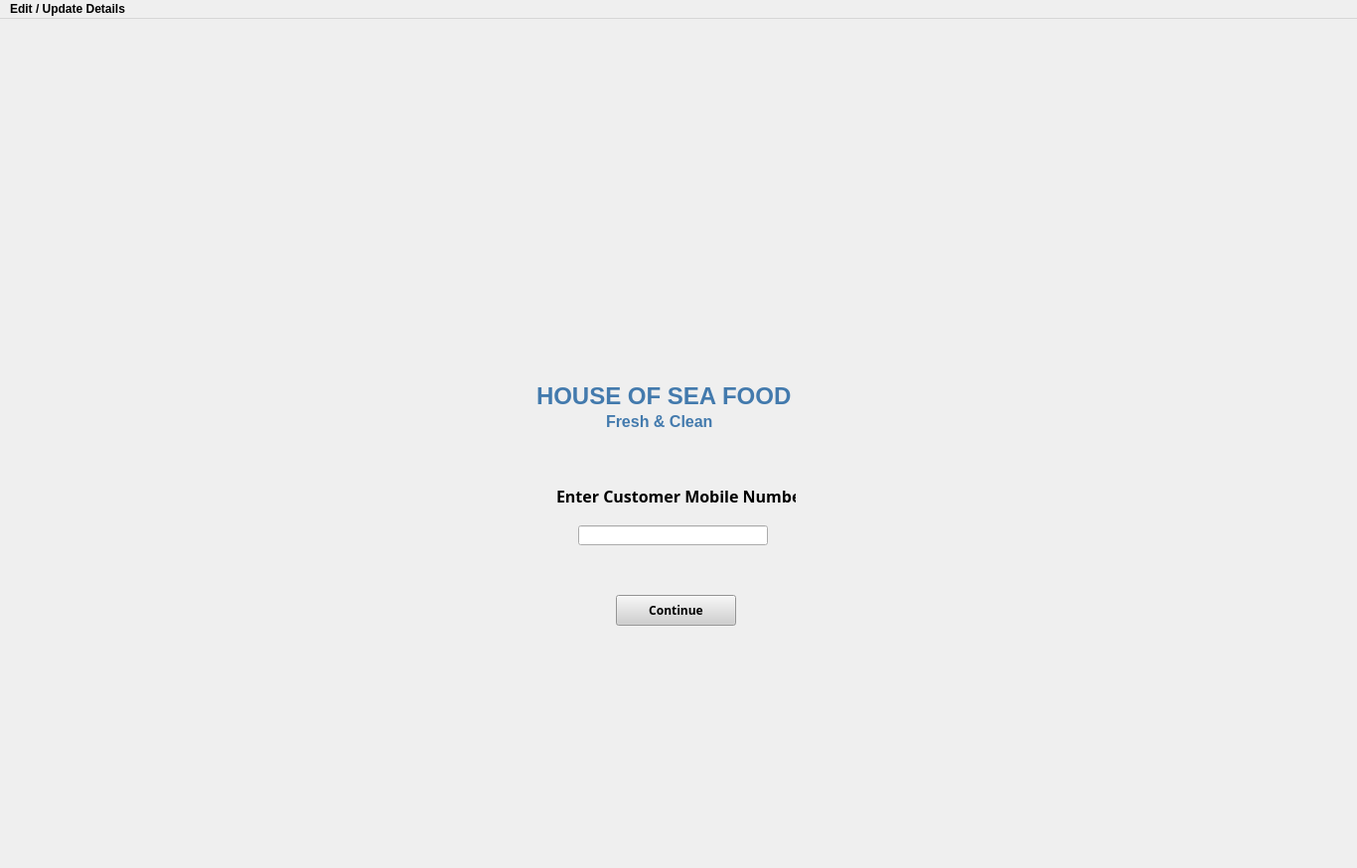
<?xml version="1.0" encoding="UTF-8"?>
<ui version="4.0">
 <class>mainwin</class>
 <widget class="QMainWindow" name="mainwin">
  <property name="enabled">
   <bool>true</bool>
  </property>
  <property name="geometry">
   <rect>
    <x>0</x>
    <y>0</y>
    <width>1366</width>
    <height>874</height>
   </rect>
  </property>
  <property name="font">
   <font>
    <family>Arial Rounded MT Bold</family>
   </font>
  </property>
  <property name="mouseTracking">
   <bool>false</bool>
  </property>
  <property name="focusPolicy">
   <enum>Qt::NoFocus</enum>
  </property>
  <property name="windowTitle">
   <string>MainWindow</string>
  </property>
  <property name="tabShape">
   <enum>QTabWidget::Rounded</enum>
  </property>
  <widget class="QWidget" name="centralwidget">
   <widget class="QLabel" name="labelm1">
    <property name="geometry">
     <rect>
      <x>580</x>
      <y>10</y>
      <width>91</width>
      <height>91</height>
     </rect>
    </property>
    <property name="font">
     <font>
      <family>Times New Roman</family>
      <pointsize>20</pointsize>
      <weight>75</weight>
      <italic>true</italic>
      <bold>true</bold>
     </font>
    </property>
    <property name="text">
     <string/>
    </property>
    <property name="pixmap">
     <pixmap>kanaksmall.png</pixmap>
    </property>
    <property name="alignment">
     <set>Qt::AlignCenter</set>
    </property>
   </widget>
   <widget class="QLabel" name="labelm2">
    <property name="geometry">
     <rect>
      <x>580</x>
      <y>130</y>
      <width>181</width>
      <height>221</height>
     </rect>
    </property>
    <property name="font">
     <font>
      <family>AR JULIAN</family>
      <pointsize>10</pointsize>
     </font>
    </property>
    <property name="text">
     <string/>
    </property>
    <property name="pixmap">
     <pixmap>custWebp.net-resizeimage.png</pixmap>
    </property>
   </widget>
   <widget class="QLabel" name="labelm3">
    <property name="geometry">
     <rect>
      <x>20</x>
      <y>20</y>
      <width>181</width>
      <height>61</height>
     </rect>
    </property>
    <property name="font">
     <font>
      <family>Arial</family>
      <pointsize>9</pointsize>
      <weight>75</weight>
      <bold>true</bold>
     </font>
    </property>
    <property name="cursor">
     <cursorShape>PointingHandCursor</cursorShape>
    </property>
    <property name="text">
     <string/>
    </property>
    <property name="pixmap">
     <pixmap>logo.png</pixmap>
    </property>
   </widget>
   <widget class="QPushButton" name="getstartedb">
    <property name="geometry">
     <rect>
      <x>620</x>
      <y>580</y>
      <width>121</width>
      <height>31</height>
     </rect>
    </property>
    <property name="palette">
     <palette>
      <active>
       <colorrole role="WindowText">
        <brush brushstyle="SolidPattern">
         <color alpha="255">
          <red>0</red>
          <green>0</green>
          <blue>0</blue>
         </color>
        </brush>
       </colorrole>
       <colorrole role="Button">
        <brush brushstyle="SolidPattern">
         <color alpha="255">
          <red>207</red>
          <green>207</green>
          <blue>207</blue>
         </color>
        </brush>
       </colorrole>
       <colorrole role="Light">
        <brush brushstyle="SolidPattern">
         <color alpha="255">
          <red>255</red>
          <green>255</green>
          <blue>255</blue>
         </color>
        </brush>
       </colorrole>
       <colorrole role="Midlight">
        <brush brushstyle="SolidPattern">
         <color alpha="255">
          <red>231</red>
          <green>231</green>
          <blue>231</blue>
         </color>
        </brush>
       </colorrole>
       <colorrole role="Dark">
        <brush brushstyle="SolidPattern">
         <color alpha="255">
          <red>103</red>
          <green>103</green>
          <blue>103</blue>
         </color>
        </brush>
       </colorrole>
       <colorrole role="Mid">
        <brush brushstyle="SolidPattern">
         <color alpha="255">
          <red>138</red>
          <green>138</green>
          <blue>138</blue>
         </color>
        </brush>
       </colorrole>
       <colorrole role="Text">
        <brush brushstyle="SolidPattern">
         <color alpha="255">
          <red>0</red>
          <green>0</green>
          <blue>0</blue>
         </color>
        </brush>
       </colorrole>
       <colorrole role="BrightText">
        <brush brushstyle="SolidPattern">
         <color alpha="255">
          <red>255</red>
          <green>255</green>
          <blue>255</blue>
         </color>
        </brush>
       </colorrole>
       <colorrole role="ButtonText">
        <brush brushstyle="SolidPattern">
         <color alpha="255">
          <red>0</red>
          <green>0</green>
          <blue>0</blue>
         </color>
        </brush>
       </colorrole>
       <colorrole role="Base">
        <brush brushstyle="SolidPattern">
         <color alpha="255">
          <red>255</red>
          <green>255</green>
          <blue>255</blue>
         </color>
        </brush>
       </colorrole>
       <colorrole role="Window">
        <brush brushstyle="SolidPattern">
         <color alpha="255">
          <red>207</red>
          <green>207</green>
          <blue>207</blue>
         </color>
        </brush>
       </colorrole>
       <colorrole role="Shadow">
        <brush brushstyle="SolidPattern">
         <color alpha="255">
          <red>0</red>
          <green>0</green>
          <blue>0</blue>
         </color>
        </brush>
       </colorrole>
       <colorrole role="AlternateBase">
        <brush brushstyle="SolidPattern">
         <color alpha="255">
          <red>231</red>
          <green>231</green>
          <blue>231</blue>
         </color>
        </brush>
       </colorrole>
       <colorrole role="ToolTipBase">
        <brush brushstyle="SolidPattern">
         <color alpha="255">
          <red>255</red>
          <green>255</green>
          <blue>220</blue>
         </color>
        </brush>
       </colorrole>
       <colorrole role="ToolTipText">
        <brush brushstyle="SolidPattern">
         <color alpha="255">
          <red>0</red>
          <green>0</green>
          <blue>0</blue>
         </color>
        </brush>
       </colorrole>
      </active>
      <inactive>
       <colorrole role="WindowText">
        <brush brushstyle="SolidPattern">
         <color alpha="255">
          <red>0</red>
          <green>0</green>
          <blue>0</blue>
         </color>
        </brush>
       </colorrole>
       <colorrole role="Button">
        <brush brushstyle="SolidPattern">
         <color alpha="255">
          <red>207</red>
          <green>207</green>
          <blue>207</blue>
         </color>
        </brush>
       </colorrole>
       <colorrole role="Light">
        <brush brushstyle="SolidPattern">
         <color alpha="255">
          <red>255</red>
          <green>255</green>
          <blue>255</blue>
         </color>
        </brush>
       </colorrole>
       <colorrole role="Midlight">
        <brush brushstyle="SolidPattern">
         <color alpha="255">
          <red>231</red>
          <green>231</green>
          <blue>231</blue>
         </color>
        </brush>
       </colorrole>
       <colorrole role="Dark">
        <brush brushstyle="SolidPattern">
         <color alpha="255">
          <red>103</red>
          <green>103</green>
          <blue>103</blue>
         </color>
        </brush>
       </colorrole>
       <colorrole role="Mid">
        <brush brushstyle="SolidPattern">
         <color alpha="255">
          <red>138</red>
          <green>138</green>
          <blue>138</blue>
         </color>
        </brush>
       </colorrole>
       <colorrole role="Text">
        <brush brushstyle="SolidPattern">
         <color alpha="255">
          <red>0</red>
          <green>0</green>
          <blue>0</blue>
         </color>
        </brush>
       </colorrole>
       <colorrole role="BrightText">
        <brush brushstyle="SolidPattern">
         <color alpha="255">
          <red>255</red>
          <green>255</green>
          <blue>255</blue>
         </color>
        </brush>
       </colorrole>
       <colorrole role="ButtonText">
        <brush brushstyle="SolidPattern">
         <color alpha="255">
          <red>0</red>
          <green>0</green>
          <blue>0</blue>
         </color>
        </brush>
       </colorrole>
       <colorrole role="Base">
        <brush brushstyle="SolidPattern">
         <color alpha="255">
          <red>255</red>
          <green>255</green>
          <blue>255</blue>
         </color>
        </brush>
       </colorrole>
       <colorrole role="Window">
        <brush brushstyle="SolidPattern">
         <color alpha="255">
          <red>207</red>
          <green>207</green>
          <blue>207</blue>
         </color>
        </brush>
       </colorrole>
       <colorrole role="Shadow">
        <brush brushstyle="SolidPattern">
         <color alpha="255">
          <red>0</red>
          <green>0</green>
          <blue>0</blue>
         </color>
        </brush>
       </colorrole>
       <colorrole role="AlternateBase">
        <brush brushstyle="SolidPattern">
         <color alpha="255">
          <red>231</red>
          <green>231</green>
          <blue>231</blue>
         </color>
        </brush>
       </colorrole>
       <colorrole role="ToolTipBase">
        <brush brushstyle="SolidPattern">
         <color alpha="255">
          <red>255</red>
          <green>255</green>
          <blue>220</blue>
         </color>
        </brush>
       </colorrole>
       <colorrole role="ToolTipText">
        <brush brushstyle="SolidPattern">
         <color alpha="255">
          <red>0</red>
          <green>0</green>
          <blue>0</blue>
         </color>
        </brush>
       </colorrole>
      </inactive>
      <disabled>
       <colorrole role="WindowText">
        <brush brushstyle="SolidPattern">
         <color alpha="255">
          <red>103</red>
          <green>103</green>
          <blue>103</blue>
         </color>
        </brush>
       </colorrole>
       <colorrole role="Button">
        <brush brushstyle="SolidPattern">
         <color alpha="255">
          <red>207</red>
          <green>207</green>
          <blue>207</blue>
         </color>
        </brush>
       </colorrole>
       <colorrole role="Light">
        <brush brushstyle="SolidPattern">
         <color alpha="255">
          <red>255</red>
          <green>255</green>
          <blue>255</blue>
         </color>
        </brush>
       </colorrole>
       <colorrole role="Midlight">
        <brush brushstyle="SolidPattern">
         <color alpha="255">
          <red>231</red>
          <green>231</green>
          <blue>231</blue>
         </color>
        </brush>
       </colorrole>
       <colorrole role="Dark">
        <brush brushstyle="SolidPattern">
         <color alpha="255">
          <red>103</red>
          <green>103</green>
          <blue>103</blue>
         </color>
        </brush>
       </colorrole>
       <colorrole role="Mid">
        <brush brushstyle="SolidPattern">
         <color alpha="255">
          <red>138</red>
          <green>138</green>
          <blue>138</blue>
         </color>
        </brush>
       </colorrole>
       <colorrole role="Text">
        <brush brushstyle="SolidPattern">
         <color alpha="255">
          <red>103</red>
          <green>103</green>
          <blue>103</blue>
         </color>
        </brush>
       </colorrole>
       <colorrole role="BrightText">
        <brush brushstyle="SolidPattern">
         <color alpha="255">
          <red>255</red>
          <green>255</green>
          <blue>255</blue>
         </color>
        </brush>
       </colorrole>
       <colorrole role="ButtonText">
        <brush brushstyle="SolidPattern">
         <color alpha="255">
          <red>103</red>
          <green>103</green>
          <blue>103</blue>
         </color>
        </brush>
       </colorrole>
       <colorrole role="Base">
        <brush brushstyle="SolidPattern">
         <color alpha="255">
          <red>207</red>
          <green>207</green>
          <blue>207</blue>
         </color>
        </brush>
       </colorrole>
       <colorrole role="Window">
        <brush brushstyle="SolidPattern">
         <color alpha="255">
          <red>207</red>
          <green>207</green>
          <blue>207</blue>
         </color>
        </brush>
       </colorrole>
       <colorrole role="Shadow">
        <brush brushstyle="SolidPattern">
         <color alpha="255">
          <red>0</red>
          <green>0</green>
          <blue>0</blue>
         </color>
        </brush>
       </colorrole>
       <colorrole role="AlternateBase">
        <brush brushstyle="SolidPattern">
         <color alpha="255">
          <red>207</red>
          <green>207</green>
          <blue>207</blue>
         </color>
        </brush>
       </colorrole>
       <colorrole role="ToolTipBase">
        <brush brushstyle="SolidPattern">
         <color alpha="255">
          <red>255</red>
          <green>255</green>
          <blue>220</blue>
         </color>
        </brush>
       </colorrole>
       <colorrole role="ToolTipText">
        <brush brushstyle="SolidPattern">
         <color alpha="255">
          <red>0</red>
          <green>0</green>
          <blue>0</blue>
         </color>
        </brush>
       </colorrole>
      </disabled>
     </palette>
    </property>
    <property name="font">
     <font>
      <family>Arial Black</family>
      <weight>75</weight>
      <bold>true</bold>
     </font>
    </property>
    <property name="cursor">
     <cursorShape>PointingHandCursor</cursorShape>
    </property>
    <property name="text">
     <string>Continue</string>
    </property>
    <property name="autoDefault">
     <bool>false</bool>
    </property>
    <property name="default">
     <bool>false</bool>
    </property>
    <property name="flat">
     <bool>false</bool>
    </property>
   </widget>
   <widget class="QLabel" name="label">
    <property name="geometry">
     <rect>
      <x>540</x>
      <y>360</y>
      <width>261</width>
      <height>41</height>
     </rect>
    </property>
    <property name="font">
     <font>
      <family>Arial</family>
      <pointsize>16</pointsize>
      <weight>75</weight>
      <bold>true</bold>
     </font>
    </property>
    <property name="text">
     <string>&lt;html&gt;&lt;head/&gt;&lt;body&gt;&lt;p&gt;&lt;span style=&quot; font-size:18pt; color:#437aad;&quot;&gt;HOUSE OF SEA FOOD&lt;/span&gt;&lt;/p&gt;&lt;/body&gt;&lt;/html&gt;</string>
    </property>
   </widget>
   <widget class="QLabel" name="label_2">
    <property name="geometry">
     <rect>
      <x>610</x>
      <y>390</y>
      <width>111</width>
      <height>31</height>
     </rect>
    </property>
    <property name="font">
     <font>
      <family>Arial</family>
      <pointsize>14</pointsize>
      <weight>75</weight>
      <bold>true</bold>
     </font>
    </property>
    <property name="text">
     <string>&lt;html&gt;&lt;head/&gt;&lt;body&gt;&lt;p&gt;&lt;span style=&quot; font-size:12pt; color:#437aad;&quot;&gt;Fresh &amp;amp; Clean&lt;/span&gt;&lt;/p&gt;&lt;/body&gt;&lt;/html&gt;</string>
    </property>
   </widget>
   <widget class="QLabel" name="label_3">
    <property name="geometry">
     <rect>
      <x>560</x>
      <y>460</y>
      <width>241</width>
      <height>41</height>
     </rect>
    </property>
    <property name="font">
     <font>
      <family>Trebuchet MS</family>
      <pointsize>14</pointsize>
      <weight>75</weight>
      <italic>false</italic>
      <bold>true</bold>
     </font>
    </property>
    <property name="text">
     <string>&lt;html&gt;&lt;head/&gt;&lt;body&gt;&lt;p&gt;&lt;span style=&quot; font-size:12pt;&quot;&gt;Enter Customer Mobile Number&lt;/span&gt;&lt;/p&gt;&lt;/body&gt;&lt;/html&gt;</string>
    </property>
   </widget>
   <widget class="QLineEdit" name="custmobile">
    <property name="geometry">
     <rect>
      <x>582</x>
      <y>510</y>
      <width>191</width>
      <height>20</height>
     </rect>
    </property>
    <property name="focusPolicy">
     <enum>Qt::StrongFocus</enum>
    </property>
    <property name="text">
     <string/>
    </property>
   </widget>
   <widget class="QLabel" name="label_4">
    <property name="geometry">
     <rect>
      <x>660</x>
      <y>10</y>
      <width>81</width>
      <height>81</height>
     </rect>
    </property>
    <property name="text">
     <string/>
    </property>
    <property name="pixmap">
     <pixmap>logosmall.png</pixmap>
    </property>
   </widget>
  </widget>
  <widget class="QMenuBar" name="menuBar">
   <property name="geometry">
    <rect>
     <x>0</x>
     <y>0</y>
     <width>1366</width>
     <height>21</height>
    </rect>
   </property>
   <property name="font">
    <font>
     <family>Arial</family>
     <weight>75</weight>
     <bold>true</bold>
    </font>
   </property>
   <property name="cursor">
    <cursorShape>PointingHandCursor</cursorShape>
   </property>
   <widget class="QMenu" name="menuEDIT">
    <property name="geometry">
     <rect>
      <x>204</x>
      <y>125</y>
      <width>152</width>
      <height>50</height>
     </rect>
    </property>
    <property name="font">
     <font>
      <family>Arial</family>
      <pointsize>10</pointsize>
      <weight>75</weight>
      <bold>true</bold>
     </font>
    </property>
    <property name="cursor">
     <cursorShape>PointingHandCursor</cursorShape>
    </property>
    <property name="title">
     <string>Edit / Update Details</string>
    </property>
   </widget>
   <addaction name="menuEDIT"/>
  </widget>
 </widget>
 <resources/>
 <connections/>
</ui>
